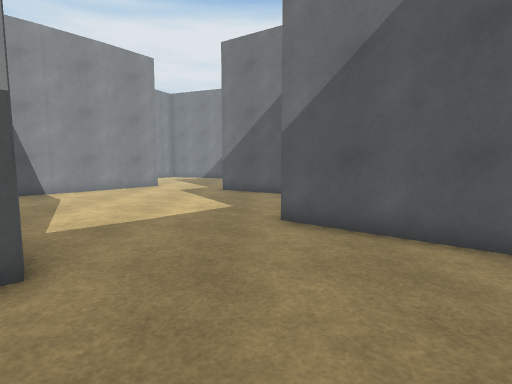
[1] (above)

17 first-person views from a walk through a scene from a Unity 3-D project. The camera is 1.4 m above the floor, tilts 6° down and sees 80° across. The floor is counted in squares, 1 m on a side. Each view is taken from the middle of a square. On the plan, view 1 faces up. The plan holds only what a view shows up to about 14 squares ahead; the rest is blank. The place goes on beyond the plan. Some animated figures are left out. Surface patterns are stand-ins for the level's own textures.

[2]
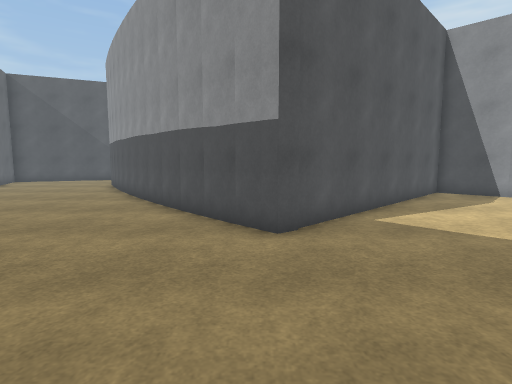

[3]
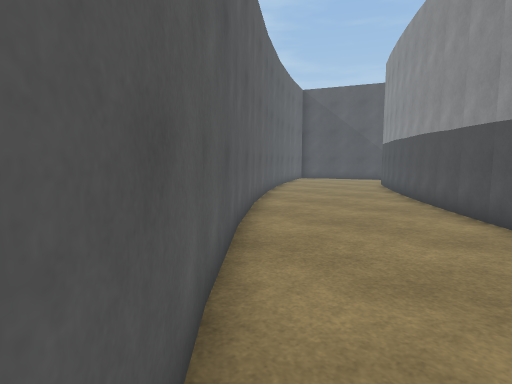

[4]
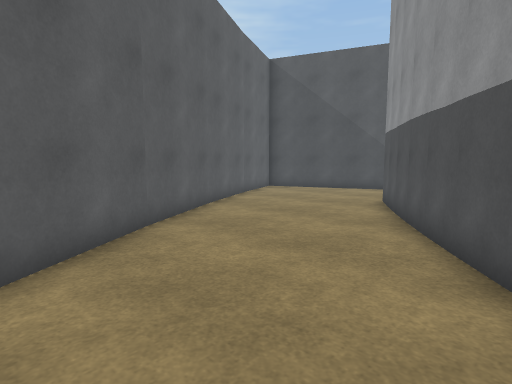

[5]
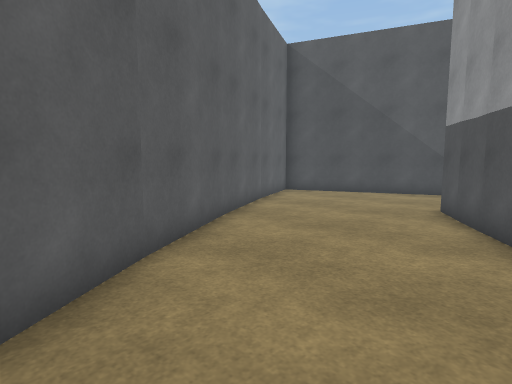

[6]
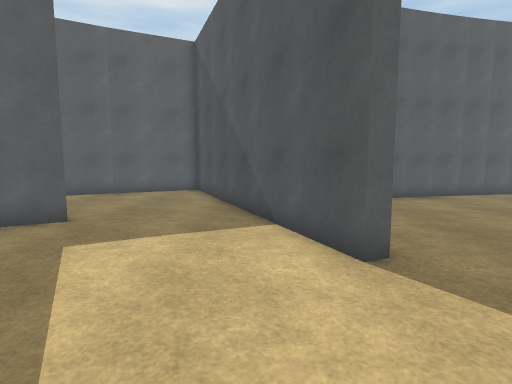

[7]
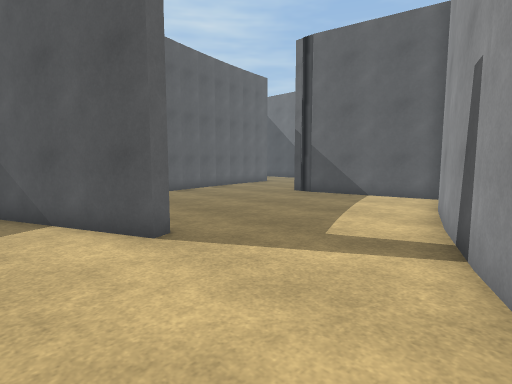

[8]
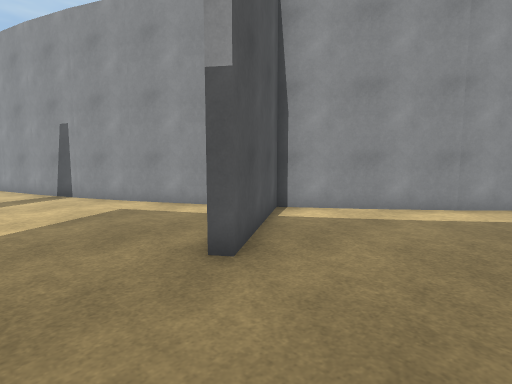

[9]
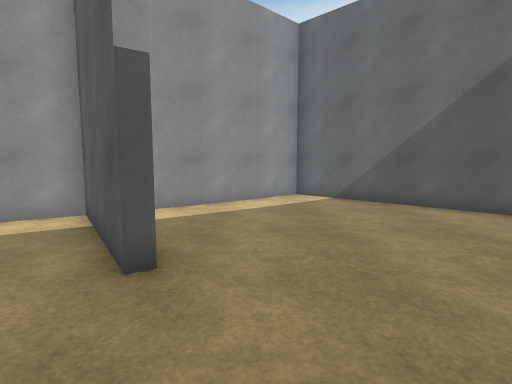

[10]
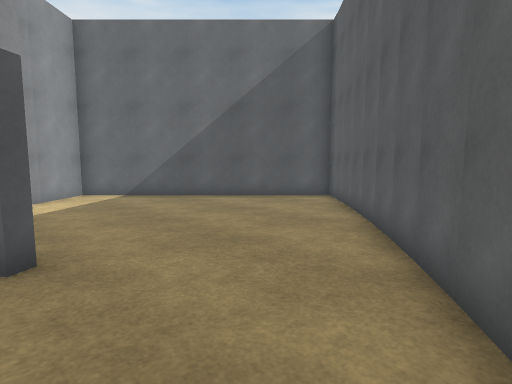

[11]
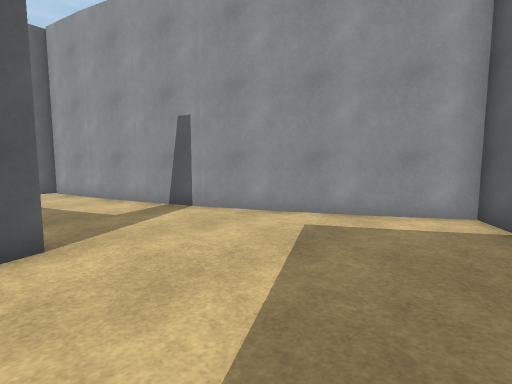

[12]
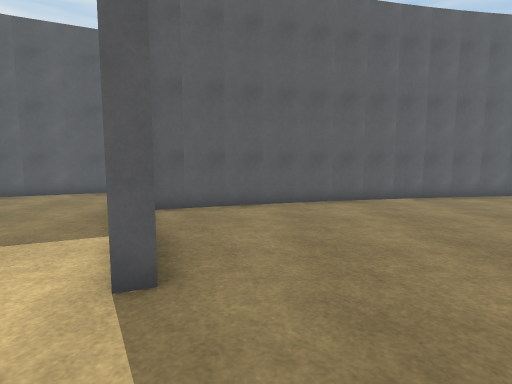

[13]
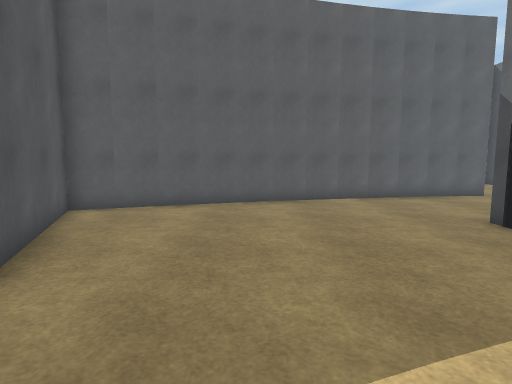

[14]
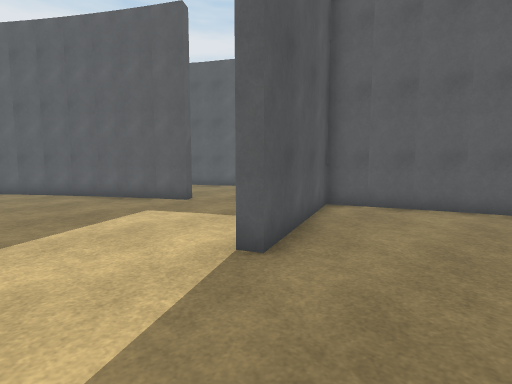

[15]
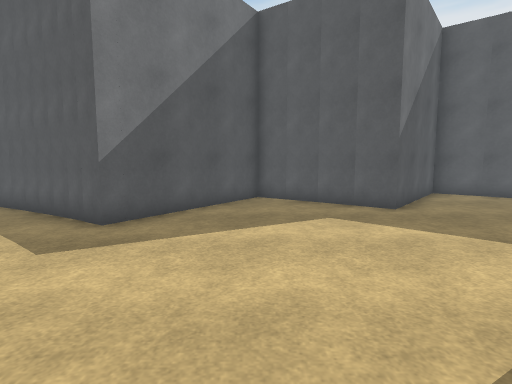

[16]
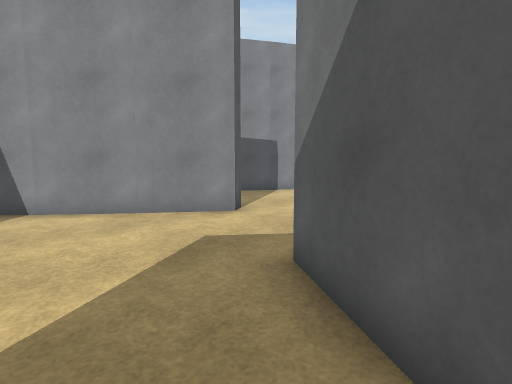

[17]
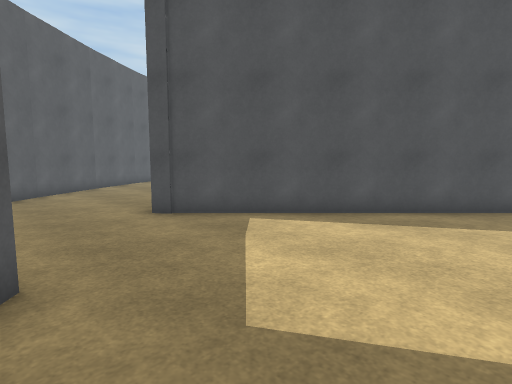

### Floor plan
Points are (right, up) in squares from view 1. A wall is a line through its corners. A room is listed if a view was taken in it or the views show most of it. See-through windows are left out.
Room 1 (views 1, 2, 3, 4, 5, 6, 7, 8, 9, 10, 11, 12, 13, 14)
walls: (-12.3, -4) (-14.4, -5.3) (-14.8, -4.8); (-14.7, -5.1) (-7.4, -0.3); (-7.6, -0.2) (-3.8, 2.8); (-20.2, 3.4) (-25, 1.2); (-13.8, 7.2) (-16, 5.9) (-13.3, 1.8) (-13.6, 1.6) (-16.3, 5.6) (-20.3, 3.2); (-5.2, 0.9) (-12.3, -4.3); (-9.9, -9.3) (-1.1, -2.9); (-3.9, 2.9) (-3.4, 3.5) (-10.2, 10.3) (-13.9, 7.3); (-24.9, 1.4) (-29.5, 0.1); (-15.9, -12.1) (-9.8, -9.3); (-3.1, 3.9) (-2.7, 3.4) (-5.5, 0.9); (-1.1, -3) (4.9, 3.5) (0.6, 7); (-24.5, -9.5) (-18.8, -7.4) (-20.9, -2.3) (-20.5, -2.1) (-16.3, -12.1); (-29.2, -4.7) (-29.2, -5.2); (-29.5, -3.2) (-29.2, -4.8); (-29.2, -5.1) (-29.2, -5.7); (-29.5, -10.5) (-24.5, -9.4)
ways out: opening at (-1, 5) to room 2
Room 2 (views 15, 16, 17)
walls: (0.6, 7) (3.6, 10.8) (-1.6, 14.3) (-0.7, 15.6); (-5.9, 15.5) (-9.9, 10.6) (-3.1, 3.8)
ways out: opening at (-1, 5) to room 1

Positions as (right, up) in squares from view 1, and headings:
1: (0, 0), facing up
2: (3, 3), facing left
3: (3, 2), facing down-left
4: (-4, -1), facing down-left
5: (-5, -3), facing down-left
6: (-19, 2), facing down
7: (-18, 3), facing down-left
8: (-10, -1), facing up-left
9: (-12, -2), facing up
10: (-14, -3), facing up-right
11: (-15, -3), facing up-left
12: (-22, 1), facing down
13: (-24, 1), facing down
14: (-24, 1), facing down-right
15: (-8, 11), facing right
16: (1, 11), facing up-left
17: (1, 11), facing down-left
